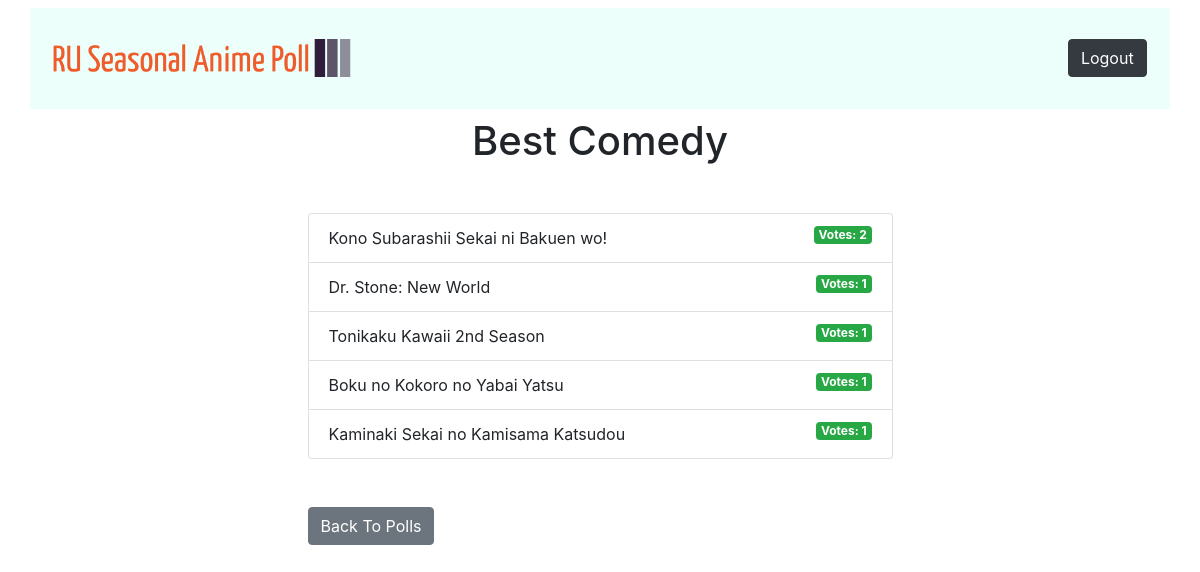
Page /polls/12/results/ (signed in) on the committed database.
### pollApp/models.py (models this page shows, shortened)
class Question(models.Model):
    question_text = models.CharField(max_length=300)
    pub_date = models.DateTimeField('date published')
    seasons = models.ManyToManyField(Season)
    image = models.ImageField(upload_to='question_images/', null=True, blank=True)
    category = models.ForeignKey(Category, on_delete=models.CASCADE, null=True, blank=True)

class Choice(models.Model):
    question = models.ForeignKey(Question, on_delete=models.CASCADE)
    choice_text = models.CharField(max_length=200)
    image = models.ImageField(upload_to='choice_images/', null=True, blank=True)

### pollApp/views.py (the view)
# urls.py: path('<int:question_id>/results/', views.results, name='results'),
@login_required
def results(request, question_id):
    question = get_object_or_404(Question, pk=question_id)
    choices = question.choice_set.annotate(total_votes=Sum('vote__votes')).order_by('-total_votes')[:10]
    context = {
        'question': question,
        'choices': choices,
    }
    return render(request, 'polls/results.html', context)

### pollApp/templates/polls/results.html
{% extends 'base.html' %}
{% block content %}
<h1 class="mb-5 text-center">{{ question.question_text }}</h1>
<ul class="list-group mb-5">
    {% for choice in choices %}
    <li class="list-group-item">
        {{ choice.choice_text }} <span class="badge badge-success float-right">
            Votes:{{ choice.votes|pluralize }}  {{ choice.total_votes }}
        </span>
    </li>
    {% endfor %}
</ul>
<a class="btn btn-secondary" href="{% url 'polls:index' %}">Back To Polls</a>
{% endblock %}

### rows in the picture
Question: question_text "Best Comedy"
Choice: choice_text "Kono Subarashii Sekai ni Bakuen wo!", total_votes "2"
Choice: choice_text "Dr. Stone: New World", total_votes "1"
Choice: choice_text "Tonikaku Kawaii 2nd Season", total_votes "1"
Choice: choice_text "Boku no Kokoro no Yabai Yatsu", total_votes "1"
Choice: choice_text "Kaminaki Sekai no Kamisama Katsudou", total_votes "1"
